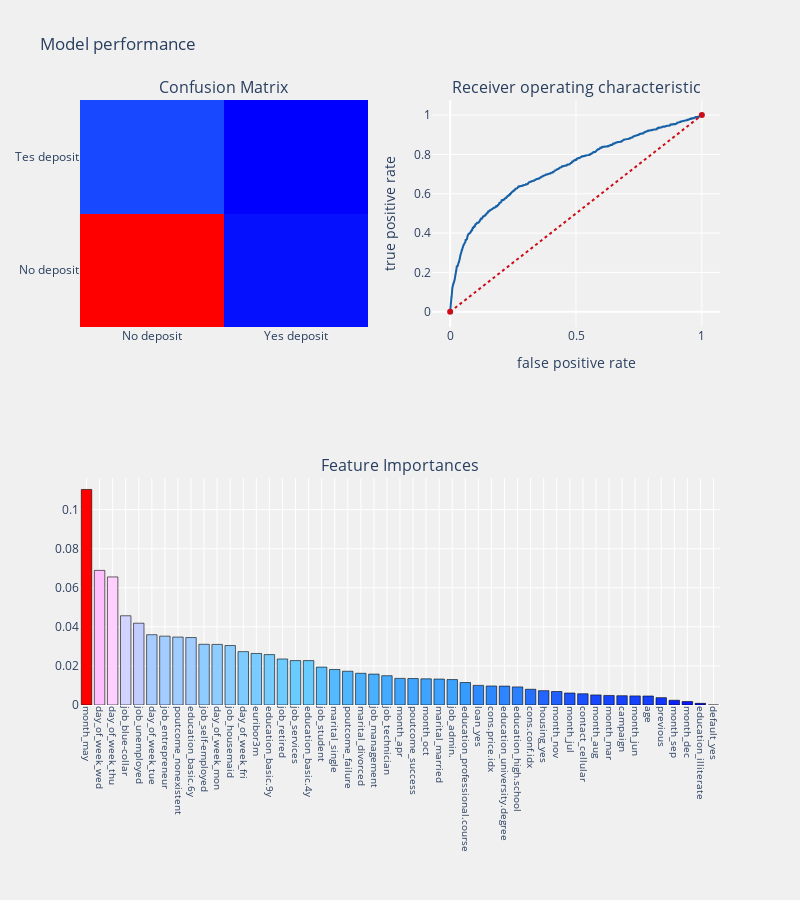

Write notebook code for a chart like this one.
### Markdown cell above
## Model 5: XGBoost (SMOTE)

### Code cell
bmo_prediction(xgb2,X_res,testX,y_res,testY,
                         trainX.columns,"features")

### Figure 1 — Plotly figure (JSON) as saved in the notebook; plotly's stock layout.template omitted (floating-point values rounded to 4 significant figures; data arrays with more than 128 entries replaced by an {"elided": "..."} marker saying what was removed)
{"data": [{"colorscale": [[0, "rgb(0,0,255)"], [0.1, "rgb(51,153,255)"], [0.2, "rgb(102,204,255)"], [0.3, "rgb(153,204,255)"], [0.4, "rgb(204,204,255)"], [0.5, "rgb(255,255,255)"], [0.6, "rgb(255,204,255)"], [0.7, "rgb(255,153,255)"], [0.8, "rgb(255,102,204)"], [0.9, "rgb(255,102,102)"], [1, "rgb(255,0,0)"]], "name": "matrix", "showscale": false, "type": "heatmap", "x": ["No deposit", "Yes deposit"], "xaxis": "x", "y": ["No deposit", "Tes deposit"], "yaxis": "y", "z": [[6869, 398], [640, 331]]}, {"line": {"color": "rgb(22, 96, 167)", "width": 2}, "name": "Roc : 0.643058777479335", "type": "scatter", "x": {"elided": "1640 float values"}, "xaxis": "x2", "y": {"elided": "1640 float values"}, "yaxis": "y2"}, {"line": {"color": "rgb(205, 12, 24)", "dash": "dot", "width": 2}, "type": "scatter", "x": [0, 1], "xaxis": "x2", "y": [0, 1], "yaxis": "y2"}, {"marker": {"color": [0.1103, 0.0689, 0.06556, 0.04568, 0.04187, 0.03598, 0.03524, 0.03478, 0.03453, 0.03108, 0.03101, 0.03045, 0.02732, 0.02638, 0.0258, 0.02355, 0.02273, 0.02272, 0.01941, 0.01818, 0.01728, 0.01623, 0.01582, 0.01499, 0.01363, 0.01355, 0.01339, 0.01328, 0.01302, 0.01151, 0.01005, 0.009733, 0.00967, 0.009263, 0.008054, 0.007337, 0.006901, 0.006118, 0.005753, 0.005152, 0.004883, 0.004753, 0.004671, 0.004599, 0.003774, 0.002428, 0.001797, 0.0008472, 0], "colorscale": [[0, "rgb(0,0,255)"], [0.1, "rgb(51,153,255)"], [0.2, "rgb(102,204,255)"], [0.3, "rgb(153,204,255)"], [0.4, "rgb(204,204,255)"], [0.5, "rgb(255,255,255)"], [0.6, "rgb(255,204,255)"], [0.7, "rgb(255,153,255)"], [0.8, "rgb(255,102,204)"], [0.9, "rgb(255,102,102)"], [1, "rgb(255,0,0)"]], "line": {"color": "black", "width": 0.6}}, "name": "coefficients", "type": "bar", "x": ["month_may", "day_of_week_wed", "day_of_week_thu", "job_blue-collar", "job_unemployed", "day_of_week_tue", "job_entrepreneur", "poutcome_nonexistent", "education_basic.6y", "job_self-employed", "day_of_week_mon", "job_housemaid", "day_of_week_fri", "euribor3m", "education_basic.9y", "job_retired", "job_services", "education_basic.4y", "job_student", "marital_single", "poutcome_failure", "marital_divorced", "job_management", "job_technician", "month_apr", "poutcome_success", "month_oct", "marital_married", "job_admin.", "education_professional.course", "loan_yes", "cons.price.idx", "education_university.degree", "education_high.school", "cons.conf.idx", "housing_yes", "month_nov", "month_jul", "contact_cellular", "month_aug", "month_mar", "campaign", "month_jun", "age", "previous", "month_sep", "month_dec", "education_illiterate", "default_yes"], "xaxis": "x3", "y": [0.1103, 0.0689, 0.06556, 0.04568, 0.04187, 0.03598, 0.03524, 0.03478, 0.03453, 0.03108, 0.03101, 0.03045, 0.02732, 0.02638, 0.0258, 0.02355, 0.02273, 0.02272, 0.01941, 0.01818, 0.01728, 0.01623, 0.01582, 0.01499, 0.01363, 0.01355, 0.01339, 0.01328, 0.01302, 0.01151, 0.01005, 0.009733, 0.00967, 0.009263, 0.008054, 0.007337, 0.006901, 0.006118, 0.005753, 0.005152, 0.004883, 0.004753, 0.004671, 0.004599, 0.003774, 0.002428, 0.001797, 0.0008472, 0], "yaxis": "y3"}], "layout": {"annotations": [{"font": {"size": 16}, "showarrow": false, "text": "Confusion Matrix", "x": 0.225, "xanchor": "center", "xref": "paper", "y": 1, "yanchor": "bottom", "yref": "paper"}, {"font": {"size": 16}, "showarrow": false, "text": "Receiver operating characteristic", "x": 0.775, "xanchor": "center", "xref": "paper", "y": 1, "yanchor": "bottom", "yref": "paper"}, {"font": {"size": 16}, "showarrow": false, "text": "Feature Importances", "x": 0.5, "xanchor": "center", "xref": "paper", "y": 0.375, "yanchor": "bottom", "yref": "paper"}], "autosize": false, "height": 900, "margin": {"b": 195}, "paper_bgcolor": "rgba(240,240,240, 0.95)", "plot_bgcolor": "rgba(240,240,240, 0.95)", "showlegend": false, "title": {"text": "Model performance"}, "width": 800, "xaxis": {"anchor": "y", "domain": [0, 0.45]}, "xaxis2": {"anchor": "y2", "domain": [0.55, 1], "title": {"text": "false positive rate"}}, "xaxis3": {"anchor": "y3", "domain": [0, 1], "showgrid": true, "tickangle": 90, "tickfont": {"size": 10}}, "yaxis": {"anchor": "x", "domain": [0.625, 1]}, "yaxis2": {"anchor": "x2", "domain": [0.625, 1], "title": {"text": "true positive rate"}}, "yaxis3": {"anchor": "x3", "domain": [0, 0.375]}}}
